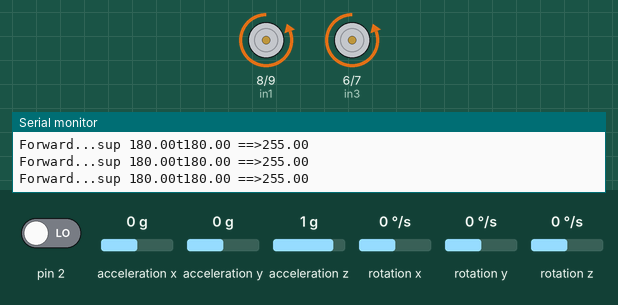
Bench run of a sketch on a simulated Arduino Uno, built with avr-gcc and run on an emulated ATmega328P. On the bench: motor-driver pin pairs drawn as motors (green arrow = first pin HIGH = forward, orange = second pin HIGH = backward, longer = more drive, scaled by the enable pin), the last lines printed to the serial monitor. Inputs (shaded band) come from the test bench; at power-on: acceleration x 0 g, acceleration y 0 g, pin 2 LOW, acceleration z 1 g, rotation x 0 °/s, rotation y 0 °/s, rotation z 0 °/s. The sensor or clock chip raises its interrupt line as the real part does.

Above: at 1.7 s.
1.8 s: acceleration x set to -0.7 g
4.8 s: acceleration x set to -1 g
At 5.3 s:
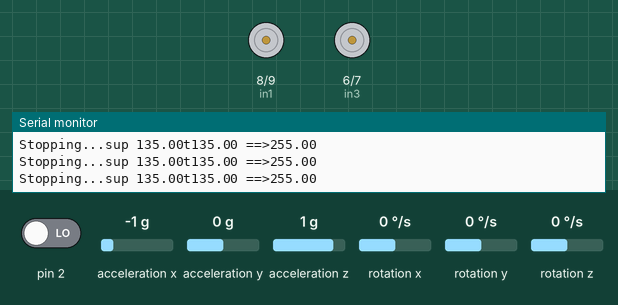
6.3 s: acceleration x set to 0.1 g
At 6.78 s:
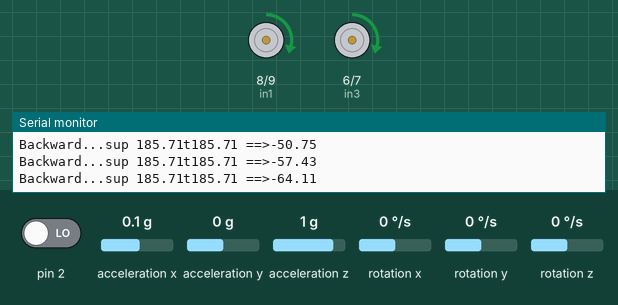
9.3 s: acceleration y set to -1.4 g
At 10.3 s:
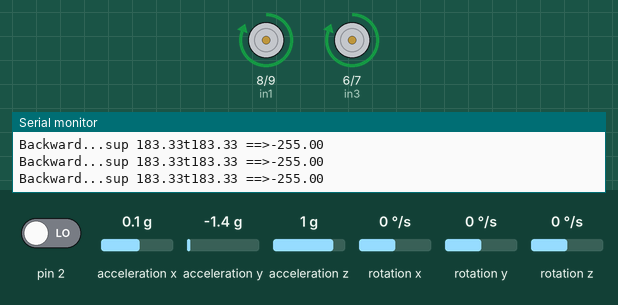
10.8 s: acceleration x set to 0 g
13.8 s: acceleration x set to 0.8 g
At 15.0 s:
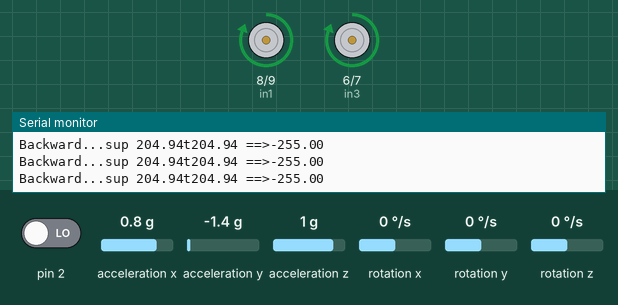
Timing chart, 0 to 16.3 s (numbered marks = the images above; inputs shaded):
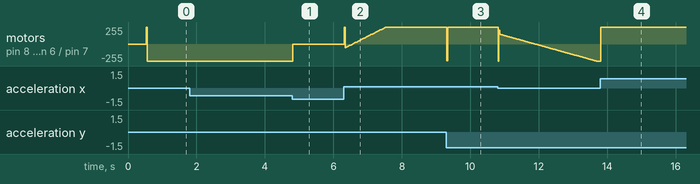

Measured:
- the behaviour switches between -0.8 and -0.9 g on acceleration x (found by bisection; images 0 and 1)
- after the input at 4.8 s, motor on pin 8 (in1) / pin 9 (in2), motor on pin 6 (in3) / pin 7 (in4): backward 255/255 → stopped at once
- after the input at 9.3 s, motor on pin 8 (in1) / pin 9 (in2), motor on pin 6 (in3) / pin 7 (in4): forward 255/255 → backward 251/255 at once, → forward 255/255 0.03 s later
- after the input at 13.8 s, motor on pin 8 (in1) / pin 9 (in2), motor on pin 6 (in3) / pin 7 (in4): backward 255/255 → forward 255/255 at once

The sketch:

self_balance.ino
```cpp
#include "I2Cdev.h"
#include <PID_v1.h> //From https://github.com/br3ttb/Arduino-PID-Library/blob/master/PID_v1.h
#include "MPU6050_6Axis_MotionApps20.h" //https://github.com/jrowberg/i2cdevlib/tree/master/Arduino/MPU6050

MPU6050 mpu;

#define enA 10
#define in1 8
#define in2 9
#define enB 5
#define in3 6
#define in4 7
// MPU control/status vars
bool dmpReady = false;  // set true if DMP init was successful
uint8_t mpuIntStatus;   // holds actual interrupt status byte from MPU
uint8_t devStatus;      // return status after each device operation (0 = success, !0 = error)
uint16_t packetSize;    // expected DMP packet size (default is 42 bytes)
uint16_t fifoCount;     // count of all bytes currently in FIFO
uint8_t fifoBuffer[64]; // FIFO storage buffer

// orientation/motion vars
Quaternion q;           // [w, x, y, z]         quaternion vector to get orientation and rotation of the bot
VectorFloat gravity;    // [x, y, z]            gravity vector
float ypr[3];           // [yaw, pitch, roll]   yaw,pitch,roll container


double setpoint= 182; //Setpoint around which to balance or the point where the bot is perpendicular to the surface
/***************************Pid gains to tune for your bot*****************/
double Kp = 50; //Set this first(Usually this is done first when tuning a PID regulator for a system to reduce the steady state error)
double Kd = 2.2; //Set this secound(Then the differential gain is tuned to decrease the overshoot/oscillations and settling time)
double Ki =180;//Finally set this(And then to completely eliminate the steady state error,we tweak the integral gain)


double input, output;
PID pid(&input, &output, &setpoint, Kp, Ki, Kd, DIRECT);

volatile bool mpuInterrupt = false;     // indicates whether MPU interrupt pin has gone high
void dmpDataReady()
{
    mpuInterrupt = true;
}

void setup() {
  Serial.begin(115200);

  // initialize device
    Serial.println(F("Initializing the I2C devices....."));
    mpu.initialize();

     // verifying the connection
    Serial.println(F("Testing the device connections....."));
    Serial.println(mpu.testConnection() ? F("MPU6050 connection successful") : F("MPU6050 connection failed"));

    // load and configure the DMP
    devStatus = mpu.dmpInitialize();


    // can supply your own gyro offsets here, scaled for min sensitivity
    mpu.setXGyroOffset(220);
    mpu.setYGyroOffset(76);
    mpu.setZGyroOffset(-85);
    mpu.setZAccelOffset(1688);

      // make sure it worked (returns 0 if so)
    if (devStatus == 0)
    {
        // turn on the DMP, now that it's ready
        Serial.println(F("Enabling DMP..."));
        mpu.setDMPEnabled(true);

        // enable Arduino interrupt detection
        Serial.println(F("Enabling interrupt detection (Arduino external interrupt 0)..."));
        attachInterrupt(0, dmpDataReady, RISING);
        mpuIntStatus = mpu.getIntStatus();

        // set our DMP Ready flag so the main loop() function knows it's okay to use it
        Serial.println(F("DMP ready! Waiting for first interrupt..."));
        dmpReady = true;

        // get expected DMP packet size for later comparison
        packetSize = mpu.dmpGetFIFOPacketSize();

        //setup PID
        pid.SetMode(AUTOMATIC);
        pid.SetSampleTime(10);
        pid.SetOutputLimits(-255, 255);
    }
    else
    {
        // ERROR!
        // 1 = initial memory load failed
        // 2 = DMP configuration updates failed
        // (if it's going to break, usually the code will be 1)
        Serial.print(F("DMP Initialization failed (code "));
        Serial.print(devStatus);
        Serial.println(F(")"));
    }

//Initialising the motor output pins
    pinMode (enB, OUTPUT);
    pinMode (in3, OUTPUT);
    pinMode (in4, OUTPUT);
    pinMode (enA, OUTPUT);
    pinMode (in1, OUTPUT);
    pinMode (in2, OUTPUT);

//Turning off both the motors(default)
    analogWrite(enA,0);
    analogWrite(enB,0);
    digitalWrite(7,LOW);
    digitalWrite(6,LOW);
    digitalWrite(8,LOW);
    digitalWrite(9,LOW);
}

void loop() {

    // if programming failed, don't try to do anything
    if (!dmpReady) return;

    // wait for MPU interrupt or extra packet(s) available
    while (!mpuInterrupt && fifoCount < packetSize)
    {   Serial.print("sup ");
    Serial.print(input);
    Serial.print("t");
        //no mpu data - performing PID calculations and output to motors
        pid.Compute();

        //Print the value of Input and Output on serial monitor to check how it is working.
        Serial.print(input); Serial.print(" ==>"); Serial.println(output);

        if (input>140 && input<240){//If the Bot is falling

        if (output>0) //Falling towards front
        Forward(); //Then rotating the wheels forward
        else if (output<0) //Falling towards back
        Reverse(); //Then rotating the wheels backward
        }
        else //If Bot not falling
        Stop(); //Hold the wheels still

    }

    // reset interrupt flag and get INT_STATUS byte
    mpuInterrupt = false;
    mpuIntStatus = mpu.getIntStatus();

    // get current FIFO count
    fifoCount = mpu.getFIFOCount();

    // check for overflow (this should never happen unless our code is too inefficient)
    if ((mpuIntStatus & 0x10) || fifoCount == 1024)
    {
        // reset so we can continue cleanly
        mpu.resetFIFO();
        Serial.println(F("FIFO overflow!"));

    // otherwise, check for DMP data ready interrupt (this should happen frequently)
    }
    else if (mpuIntStatus & 0x02)
    {
        // wait for correct available data length, should be a VERY short wait
        while (fifoCount < packetSize) fifoCount = mpu.getFIFOCount();

        // read a packet from FIFO
        mpu.getFIFOBytes(fifoBuffer, packetSize);

        // track FIFO count here in case there is > 1 packet available
        // (this lets us immediately read more without waiting for an interrupt)
        fifoCount -= packetSize;

        mpu.dmpGetQuaternion(&q, fifoBuffer); //get value for q
        mpu.dmpGetGravity(&gravity, &q); //get value for gravity
        mpu.dmpGetYawPitchRoll(ypr, &q, &gravity); //get value for ypr

        input = ypr[1] * 180/M_PI + 180;

   }
}

void Forward() //Code to rotate the wheel forward
{    Serial.print("Forward...");
    analogWrite(enB,output);
   digitalWrite(in3,LOW);
   digitalWrite(in4,HIGH);
    analogWrite(enA,output);
  digitalWrite(in1,LOW);
   digitalWrite(in2,HIGH);
     //Debugging information
}

void Reverse() //Code to rotate the wheel Backward
{    Serial.print("Backward...");
   digitalWrite(in4,LOW);
   digitalWrite(in3,HIGH);
    analogWrite(enB,output*-1);
digitalWrite(in2,LOW);
   digitalWrite(in1,HIGH);
    analogWrite(enA,output*-1);

}

void Stop() //Code to stop both the wheels
{

   digitalWrite(in4,LOW);
   digitalWrite(in3,LOW);
    analogWrite(enB,0);
    digitalWrite(in2,HIGH);
   digitalWrite(in1,HIGH);
    analogWrite(enA,0);

    Serial.print("Stopping...");
}
```
